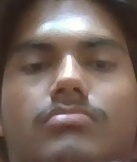
#> input picture ai-engine/evidence/69b6acf309d8341835389a41_CAM_01_20260315_125858_a1d5d7.jpg, 137 x 162 px
$ python -i face_preprocessor.py   (imports and definitions only)   (older library calls are emulated)
#> lines starting #> are read from the running program, lines starting #| are printed output that depends on the picture
#> further down, picture is the input picture: shape (162, 137, 3); mean B, G, R 91.4, 100.8, 119.5
"""
face_preprocessor.py — Advanced face quality checking and crop preparation.

Role in the pipeline:
  - CAMERA PATH:  InsightFace already handles aligned crops internally.
                  Preprocessing is NOT required for the main streaming loop.
  - API PATH:     When the backend uploads a raw photo, we manually crop the
                  face region, verify quality, and prepare it for embedding.

Quality gates (in order):
    1. Size check    — reject faces smaller than 80 × 80 px.
    2. Blur check    — Laplacian variance < BLUR_THRESHOLD → reject.
    3. Brightness    — mean pixel value outside [BRIGHTNESS_MIN, BRIGHTNESS_MAX] → reject.
    4. Crop          — expand bbox by BBOX_EXPAND_RATIO with boundary clamping.
    5. Resize        — to FACE_CROP_SIZE × FACE_CROP_SIZE.
    6. Normalize     — pixel values to float32 [0.0, 1.0].

Public API:
    preprocess_face(frame, x, y, w, h)   → np.ndarray | None
    crop_face(frame, x, y, w, h)         → np.ndarray | None
    check_blur(image)                    → float
    check_brightness(image)              → float
    normalize_face_image(image)          → np.ndarray
    assess_face_quality(image)           → FaceQualityReport
"""

import logging
from dataclasses import dataclass
from typing import Optional, Tuple

import cv2   # type: ignore
import numpy as np  # type: ignore

from config import (  # type: ignore
    BLUR_THRESHOLD,
    BRIGHTNESS_MIN,
    BRIGHTNESS_MAX,
    FACE_CROP_SIZE,
    BBOX_EXPAND_RATIO,
)

logger = logging.getLogger(__name__)

# Minimum bounding-box dimension accepted by preprocess_face
_MIN_PREPROCESS_SIZE = 80


# ─── FaceQualityReport ────────────────────────────────────────────────────────

@dataclass
class FaceQualityReport:
    """
    Composite result of assess_face_quality().

    Attributes:
        blur_score      : Laplacian variance (higher = sharper).
        brightness_mean : Mean pixel intensity (0–255).
        is_sharp        : True when blur_score >= BLUR_THRESHOLD.
        is_bright_enough: True when brightness_mean >= BRIGHTNESS_MIN.
        is_not_overexposed: True when brightness_mean <= BRIGHTNESS_MAX.
        passed          : True if all quality gates passed.
        reason          : Human-readable explanation of first failure, or 'OK'.
    """
    blur_score: float
    brightness_mean: float
    is_sharp: bool
    is_bright_enough: bool
    is_not_overexposed: bool
    passed: bool
    reason: str

    # [5 lines left out: function __repr__, not called in this run]


# ─── Standalone Helpers ────────────────────────────────────────────────────────

def check_blur(image: np.ndarray) -> float:
    """
    Measure image sharpness using Laplacian variance.

    A higher value = sharper image.  Below BLUR_THRESHOLD the face should be
    rejected as too blurry to produce reliable embeddings.

    Args:
        image: BGR or grayscale uint8 np.ndarray.

    Returns:
        Laplacian variance as a float; returns 0.0 on invalid input.
    """
    if image is None or image.size == 0:
        return 0.0
    try:
        gray = cv2.cvtColor(image, cv2.COLOR_BGR2GRAY) if len(image.shape) == 3 else image
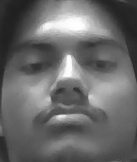
#> gray: shape (162, 137); min 31, max 255, mean 105.3
        variance = float(cv2.Laplacian(gray, cv2.CV_64F).var())
#> variance = 75.41
        return variance
    except Exception as exc:
        logger.debug("[PREPROCESSOR] check_blur() error: %s", exc)
        return 0.0


def check_brightness(image: np.ndarray) -> float:
    """
    Compute mean pixel brightness of a BGR (or grayscale) face image.

    Too-dark faces (< BRIGHTNESS_MIN) and overexposed faces (> BRIGHTNESS_MAX)
    lack the pixel detail needed for accurate embedding extraction.

    Args:
        image: BGR or grayscale uint8 np.ndarray.

    Returns:
        Mean pixel intensity in [0, 255]; returns 0.0 on invalid input.
    """
    if image is None or image.size == 0:
        return 0.0
    try:
        gray = cv2.cvtColor(image, cv2.COLOR_BGR2GRAY) if len(image.shape) == 3 else image
        return float(np.mean(gray))
    except Exception as exc:
        logger.debug("[PREPROCESSOR] check_brightness() error: %s", exc)
        return 0.0


# [43 lines that did not run here, left out]


def normalize_face_image(image: np.ndarray) -> np.ndarray:
    """
    Convert a uint8 BGR face image to a normalized float32 image.

    Normalization: pixel / 255.0 → all values in [0.0, 1.0].
    Output shape is identical to input.

    Args:
        image: uint8 BGR or RGB np.ndarray.

    Returns:
        float32 np.ndarray with values in [0.0, 1.0].
    """
    return (image.astype(np.float32) / 255.0)


def assess_face_quality(image: np.ndarray) -> FaceQualityReport:
    """
    Run all quality checks on a cropped face image and return a report.

    This is the composite entry point for quality assessment.  It does NOT
    resize the image.  Call it on the raw crop before resizing.

    Args:
        image: BGR uint8 cropped face image.

    Returns:
        FaceQualityReport describing which gates passed and why (if any failed).
    """
    blur   = check_blur(image)
#> blur = 75.41
    bright = check_brightness(image)
#> bright = 105.3

#> (the run stopped early here; a loop or call above may not have finished)

$ run again, on ai-engine/evidence/69b6acf309d8341835389a41_CAM_01_20260315_125959_085886.jpg
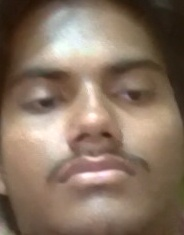
#> input picture ai-engine/evidence/69b6acf309d8341835389a41_CAM_01_20260315_125959_085886.jpg, 184 x 235 px
#> picture is the input picture: shape (235, 184, 3); mean B, G, R 98, 115.3, 135.9
#> in check_blur, `gray = cv2.cvtColor(image, cv2.COLOR_BGR2GRAY) if len(image.shape) == ..`:
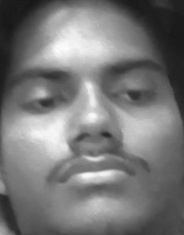
#> gray: shape (235, 184); min 22, max 252, mean 119.5
#> variance = 23.34
#> bright = 119.5

$ run again, on ai-engine/evidence/69b6acf309d8341835389a41_CAM_01_20260315_130113_07babc.jpg
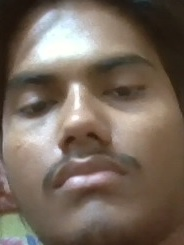
#> input picture ai-engine/evidence/69b6acf309d8341835389a41_CAM_01_20260315_130113_07babc.jpg, 184 x 245 px
#> picture is the input picture: shape (245, 184, 3); mean B, G, R 92.5, 105.1, 119.2
#> in check_blur, `gray = cv2.cvtColor(image, cv2.COLOR_BGR2GRAY) if len(image.shape) == ..`:
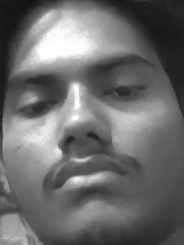
#> gray: shape (245, 184); min 20, max 255, mean 107.9
#> variance = 48.01
#> bright = 107.9
